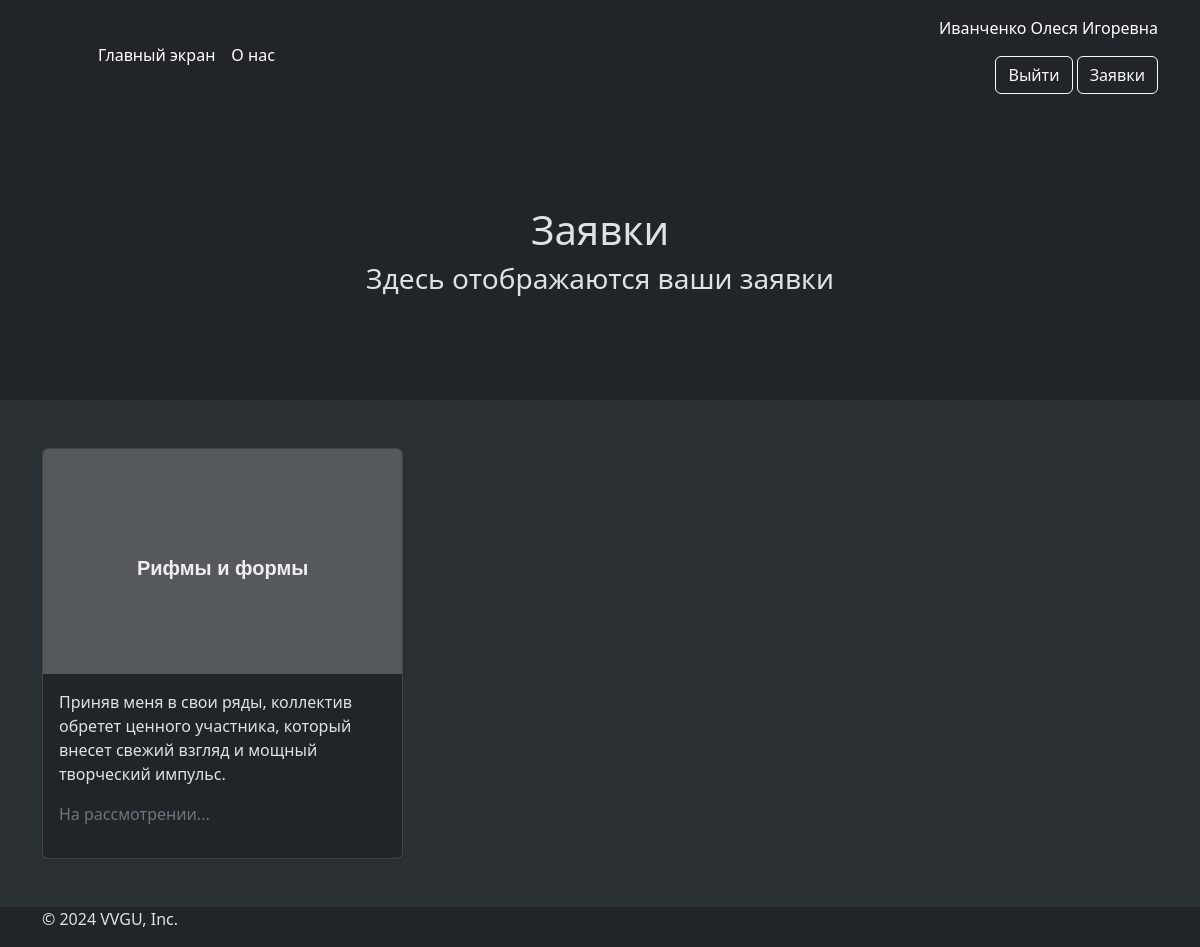
The page /requests (signed in) on the database as committed earlier.
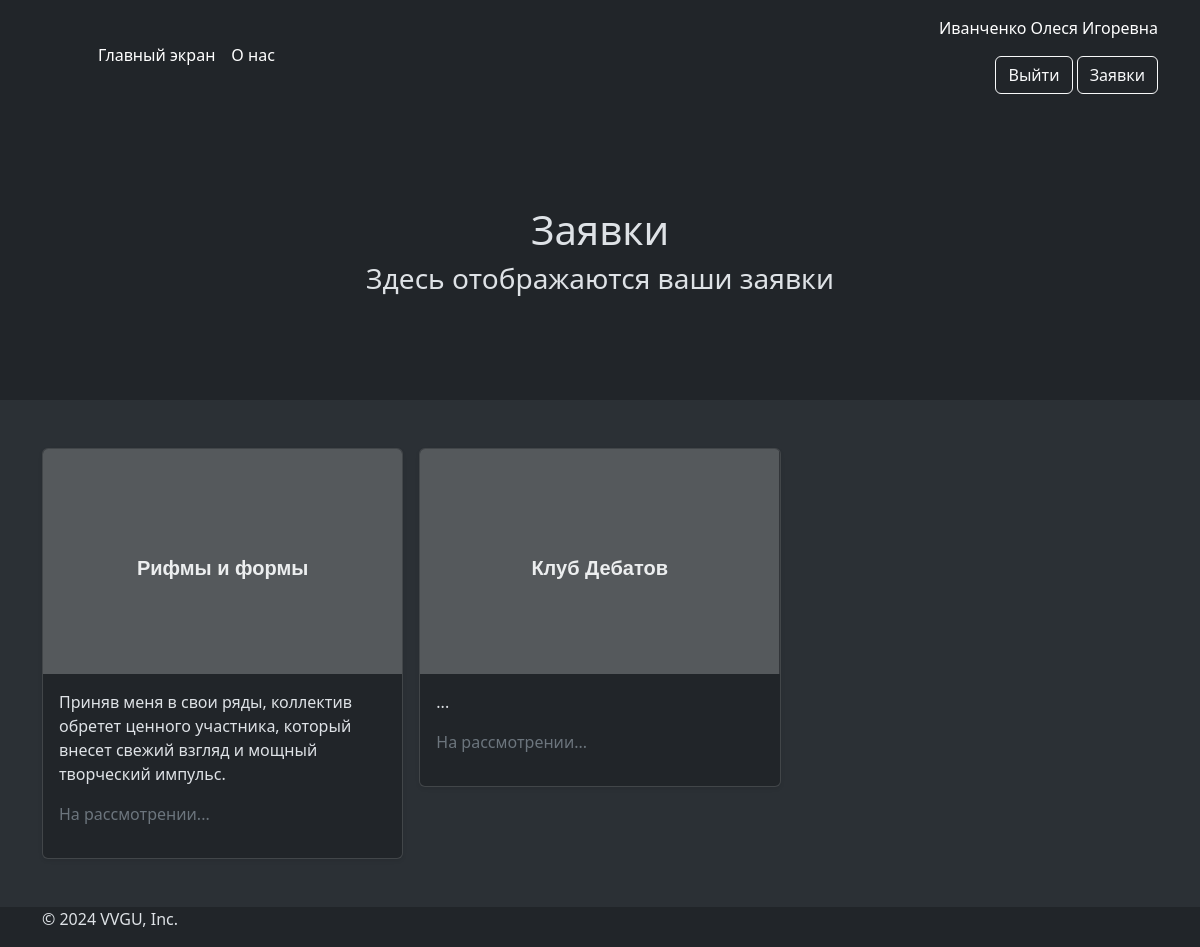
The same page on the database as committed later.
### data/students.py (models this page shows, shortened)
class Student(SqlAlchemyBase, UserMixin):
    __tablename__ = 'students'
    id = sqlalchemy.Column(sqlalchemy.Integer,
                           primary_key=True, autoincrement=True)
    name = sqlalchemy.Column(sqlalchemy.String, nullable=True)
    email = sqlalchemy.Column(sqlalchemy.String, unique=True, nullable=True)
    age = sqlalchemy.Column(sqlalchemy.Integer, nullable=True)
    hashed_password = sqlalchemy.Column(sqlalchemy.String, nullable=True)
    is_teacher = sqlalchemy.Column(sqlalchemy.Boolean, nullable=True, default=False)
    name_club = sqlalchemy.Column(sqlalchemy.String, nullable=True)
    have_club = sqlalchemy.Column(sqlalchemy.Boolean, nullable=True, default=False)

### data/request.py (models this page shows)
class Request(SqlAlchemyBase):
    __tablename__ = 'request'
    id = sqlalchemy.Column(sqlalchemy.Integer, primary_key=True, autoincrement=True)
    student = sqlalchemy.Column(sqlalchemy.String, nullable=True)
    name_club = sqlalchemy.Column(sqlalchemy.String, nullable=True)
    information = sqlalchemy.Column(sqlalchemy.String, nullable=True)
    is_approved = sqlalchemy.Column(sqlalchemy.Boolean, nullable=True, default=None)
    id_student = sqlalchemy.Column(sqlalchemy.Integer, nullable=True)

### app.py (the view)
@app.route('/requests')
@login_required
def requests():
    db_sess = db_session.create_session()
    requestss = db_sess.query(request.Request).filter(request.Request.id_student == current_user.id)
    db_sess.close()
    return render_template("requests.html", requests=requestss)

### app.py (called while the page is built)
@login_manager.user_loader
def load_user(user_id):
    db_sess = db_session.create_session()
    return db_sess.get(students.Student, user_id)

### data/db_session.py (called while the page is built)
def create_session() -> Session:
    global __factory
    return __factory()

### templates/requests.html (shortened to what this page needs)
{% extends 'base.html' %}
{% block body %}
{% if current_user.is_authenticated and not current_user.is_teacher %}
<section class="py-5 text-center container">
    <div class="row py-lg-5">
        <div class="col-lg-6 col-md-8 mx-auto">
            <h1 id="titlee">Заявки</h1>
            <h3>Здесь отображаются ваши заявки</h3>
        </div>
    </div>
</section>
<div class="album py-5 bg-body-tertiary">
    <div class="container">
        <div class="row row-cols-1 row-cols-sm-2 row-cols-md-3 g-3">
            {% for request in requests %}
            <div class="col">
                <div class="card shadow-sm">
                    <svg class="bd-placeholder-img card-img-top" width="100%" height="225"
                         xmlns="http://www.w3.org/2000/svg" role="img" aria-label="Placeholder: Thumbnail"
                         preserveAspectRatio="xMidYMid slice" focusable="false"><title>Placeholder</title>
                        <rect width="100%" height="100%" fill="#55595c"></rect>
                        <text x="50%" y="50%" fill="#eceeef" dy=".3em" text-anchor="middle" dominant-baseline="central"
                              style="font-size: 20px; font-weight: bold; font-family: Arial;">{{ request.name_club }}
                        </text>
                    </svg>
                    <div class="card-body">
                        <p class="card-text">{{ request.information }}</p>
                        <div class="d-flex justify-content-between align-items-center">
                            {% if request.is_approved == 1 %}
                            <p class="text-secondary">Одобрен</p>
                            {% elif request.is_approved == 0 %}
                            <p class="text-secondary">Отклонен</p>
                            {% else %}
                            <p class="text-secondary">На рассмотрении...</p>
                            {% endif %}
                        </div>
                    </div>
                </div>
            </div>
            {% endfor %}
        </div>
    </div>
</div>
{% endif %}
{% endblock %}

### templates/base.html (shortened to what this page needs)
<!doctype html>
<html lang="ru" data-bs-theme="dark">
<head>
    <link href="https://cdn.jsdelivr.net/npm/bootstrap@5.3.3/dist/css/bootstrap.min.css" rel="stylesheet">
</head>
<body>
    <header class="p-3 text-bg-dark">
        <div class="container">
            <div class="d-flex flex-wrap align-items-center justify-content-center justify-content-lg-start">
                <a href="/" class="d-flex align-items-center mb-2 mb-lg-0 text-white text-decoration-none">
                    <svg class="bi me-2" width="40" height="32" role="img" aria-label="Bootstrap"><use xlink:href="#bootstrap"></use></svg>
                </a>
                <ul class="nav col-12 col-lg-auto me-lg-auto mb-2 justify-content-center mb-md-0">
                    <li><a href="/" class="nav-link px-2 text-white">Главный экран</a></li>
                    <li><a href="/about" class="nav-link px-2 text-white">О нас</a></li>
                </ul>
            <div class="text-end">
                {% if current_user.is_authenticated %}
                    <p>{{ current_user.name }}</p>
                    <button type="button" class="btn btn-outline-light"><a href="/logout" class="nav-link">Выйти</a></button>
                    {% if current_user.is_teacher %}
                        {% if current_user.have_club %}
                            <button type="button" class="btn btn-outline-light"><a href="/club/edit" class="nav-link">Редактировать кружок</a></button>
                        {% else %}
                            <button type="button" class="btn btn-outline-light"><a href="/club/create" class="nav-link">Создать кружок</a></button>
                        {% endif %}
                        <button type="button" class="btn btn-outline-light"><a href="/requests_students" class="nav-link">Заявки студентов</a></button>
                    {% else %}
                        <button type="button" class="btn btn-outline-light"><a href="/requests" class="nav-link">Заявки</a></button>
                    {% endif %}
                {% else %}
                    <p>
                        <button type="button" class="btn btn-outline-light"><a href="/login" class="nav-link">Войти</a></button>
                        <button type="button" class="btn btn-warning"><a href="/register" class="nav-link">Зарегистрироваться</a></button>
                    </p>
                {% endif %}
            </div>
          </div>
        </div>
    </header>
    {% block body %}{% endblock %}
    <footer class="container">
        <p>© 2024 VVGU, Inc.</p>
    </footer>
</body>
</html>

### templates/requests.html (style rules this page uses)
#titlee { font-family: "Irish Grover", system-ui; font-weight: 400; font-style: normal; }

Rows that differ between the two databases and show on the page:
added Request: name_club "Клуб Дебатов", information "...", shows "На рассмотрении..."
